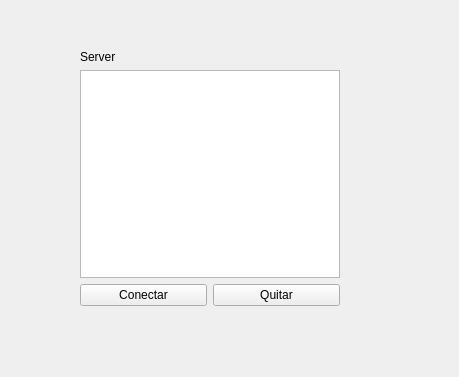
<?xml version="1.0" encoding="UTF-8"?>
<ui version="4.0">
 <class>Widget</class>
 <widget class="QWidget" name="Widget">
  <property name="geometry">
   <rect>
    <x>0</x>
    <y>0</y>
    <width>459</width>
    <height>377</height>
   </rect>
  </property>
  <property name="windowTitle">
   <string>Widget</string>
  </property>
  <widget class="QWidget" name="layoutWidget">
   <property name="geometry">
    <rect>
     <x>80</x>
     <y>50</y>
     <width>260</width>
     <height>256</height>
    </rect>
   </property>
   <layout class="QVBoxLayout" name="verticalLayout_2">
    <item>
     <widget class="QLabel" name="label">
      <property name="text">
       <string>Server</string>
      </property>
     </widget>
    </item>
    <item>
     <layout class="QVBoxLayout" name="verticalLayout">
      <item>
       <widget class="QListWidget" name="listWidget"/>
      </item>
      <item>
       <layout class="QHBoxLayout" name="horizontalLayout">
        <item>
         <widget class="QPushButton" name="Conectar">
          <property name="text">
           <string>Conectar</string>
          </property>
         </widget>
        </item>
        <item>
         <widget class="QPushButton" name="Quitar">
          <property name="text">
           <string>Quitar</string>
          </property>
         </widget>
        </item>
       </layout>
      </item>
     </layout>
    </item>
   </layout>
  </widget>
 </widget>
 <resources/>
 <connections/>
</ui>
